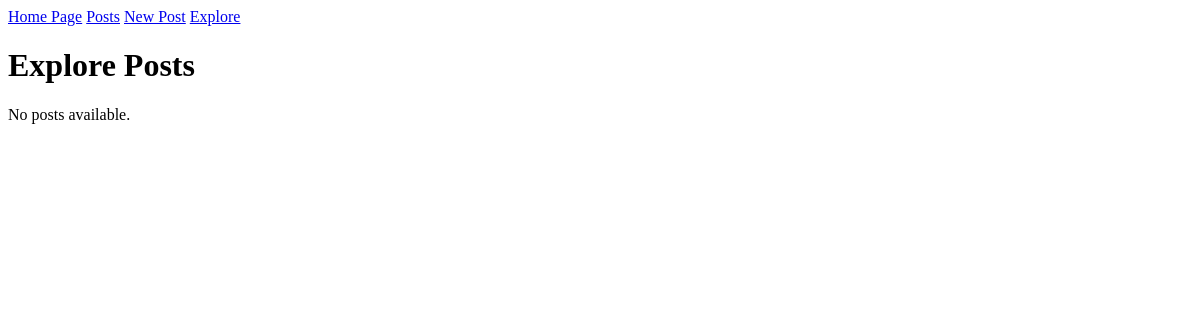
Before: /all-posts with the older database file.
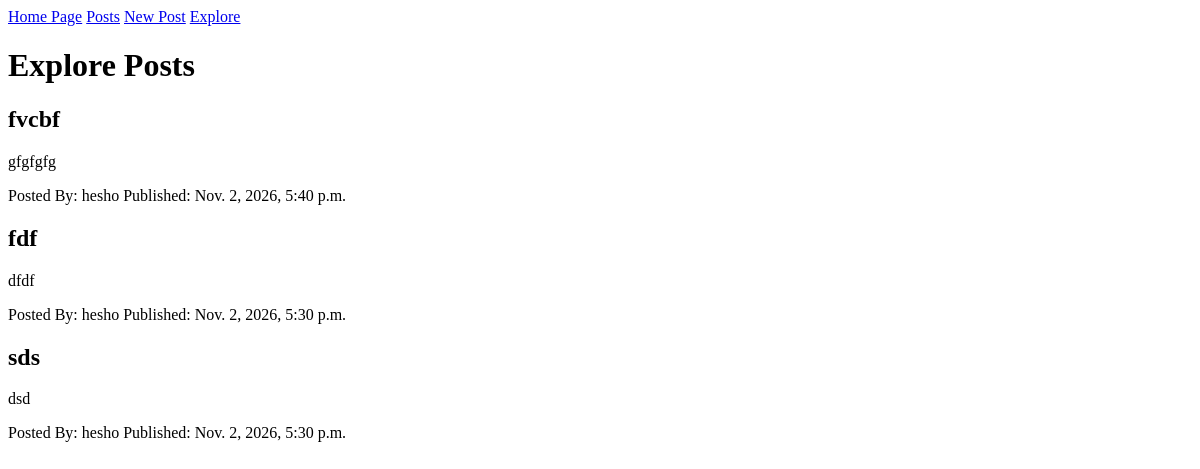
After: the same page with the newer database file.
### main/models.py (models this page shows)
class Posts(models.Model):
    user = models.ForeignKey(
        settings.AUTH_USER_MODEL,
        on_delete=models.CASCADE
    )
    title = models.CharField(max_length=100)
    content = models.TextField(max_length=1000)
    created_at = models.DateTimeField(auto_now_add=True)
    updated_at = models.DateTimeField(auto_now=True)

### main/views.py (the view)
# urls.py: path("all-posts", views.AllPostsView.as_view(), name="all-posts"),
class AllPostsView(ListView):
    model = Posts
    template_name = "posts/explore.html"
    context_object_name = "posts"
    def get_queryset(self):
        return Posts.objects.select_related("user").order_by("-created_at")

### templates/posts/explore.html
{% extends 'base.html' %}
{% block content %}
  <h1>Explore Posts</h1>
  {% for post in posts %}
    <div class="post">
      <h2>{{ post.title }}</h2>
      <p>{{ post.content }}</p>
      <span>Posted By: {{ post.user.username }}</span>
      <span>Published: {{ post.created_at }}</span>
    </div>
  {% empty %}
    <p>No posts available.</p>
  {% endfor %}
{% endblock content %}

Changed rows visible on the page:
added Posts: title "fvcbf", content "gfgfgfg", user.username "hesho", created_at "Nov. 2, 2026, 5:40 p.m."
added Posts: title "fdf", content "dfdf", user.username "hesho", created_at "Nov. 2, 2026, 5:30 p.m."
added Posts: title "sds", content "dsd", user.username "hesho", created_at "Nov. 2, 2026, 5:30 p.m."
Other visible differences:
text no longer shown: "No posts available."
